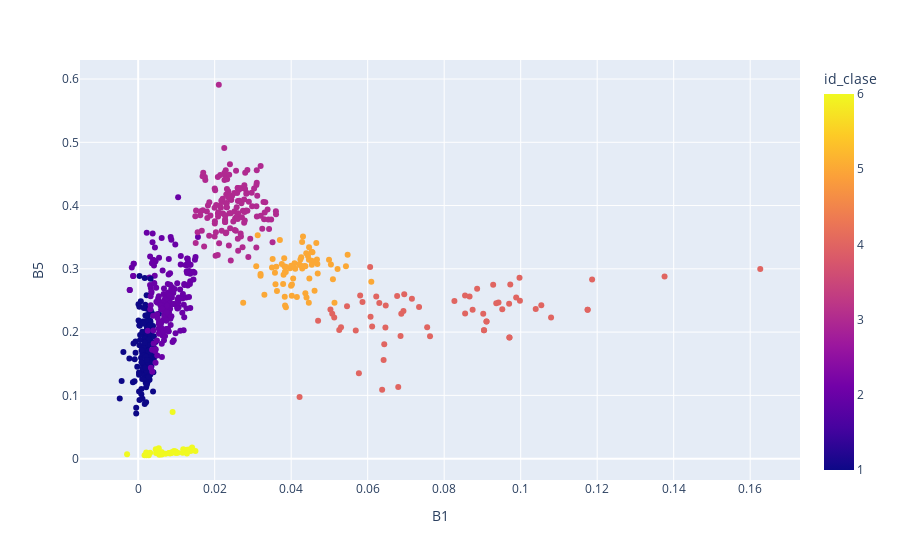

Notebook source saved alongside this figure:
### Code cell
# Seria interesante poder saber el indice del punto para poder ubicarlo en el mapa.
# Con reset index hemos añadido el index de los puntos para poder indentificarlos.

px.scatter(sitios, x = "B1", y = "B5", color = "id_clase", hover_data =['index'])

### Figure 1 — Plotly figure (JSON) as saved in the notebook; plotly's stock layout.template omitted (floating-point values rounded to 4 significant figures; data arrays with more than 128 entries replaced by an {"elided": "..."} marker saying what was removed)
{"data": [{"customdata": {"elided": "687x1 int values"}, "hovertemplate": "B1=%{x}<br>B5=%{y}<br>index=%{customdata[0]}<br>id_clase=%{marker.color}<extra></extra>", "legendgroup": "", "marker": {"color": {"elided": "687 int values"}, "coloraxis": "coloraxis", "symbol": "circle"}, "mode": "markers", "name": "", "orientation": "v", "showlegend": false, "type": "scatter", "x": {"elided": "687 float values"}, "xaxis": "x", "y": {"elided": "687 float values"}, "yaxis": "y"}], "layout": {"coloraxis": {"colorbar": {"title": {"text": "id_clase"}}, "colorscale": [[0, "#0d0887"], [0.1111, "#46039f"], [0.2222, "#7201a8"], [0.3333, "#9c179e"], [0.4444, "#bd3786"], [0.5556, "#d8576b"], [0.6667, "#ed7953"], [0.7778, "#fb9f3a"], [0.8889, "#fdca26"], [1, "#f0f921"]]}, "legend": {"tracegroupgap": 0}, "margin": {"t": 60}, "xaxis": {"anchor": "y", "domain": [0, 1], "title": {"text": "B1"}}, "yaxis": {"anchor": "x", "domain": [0, 1], "title": {"text": "B5"}}}}
